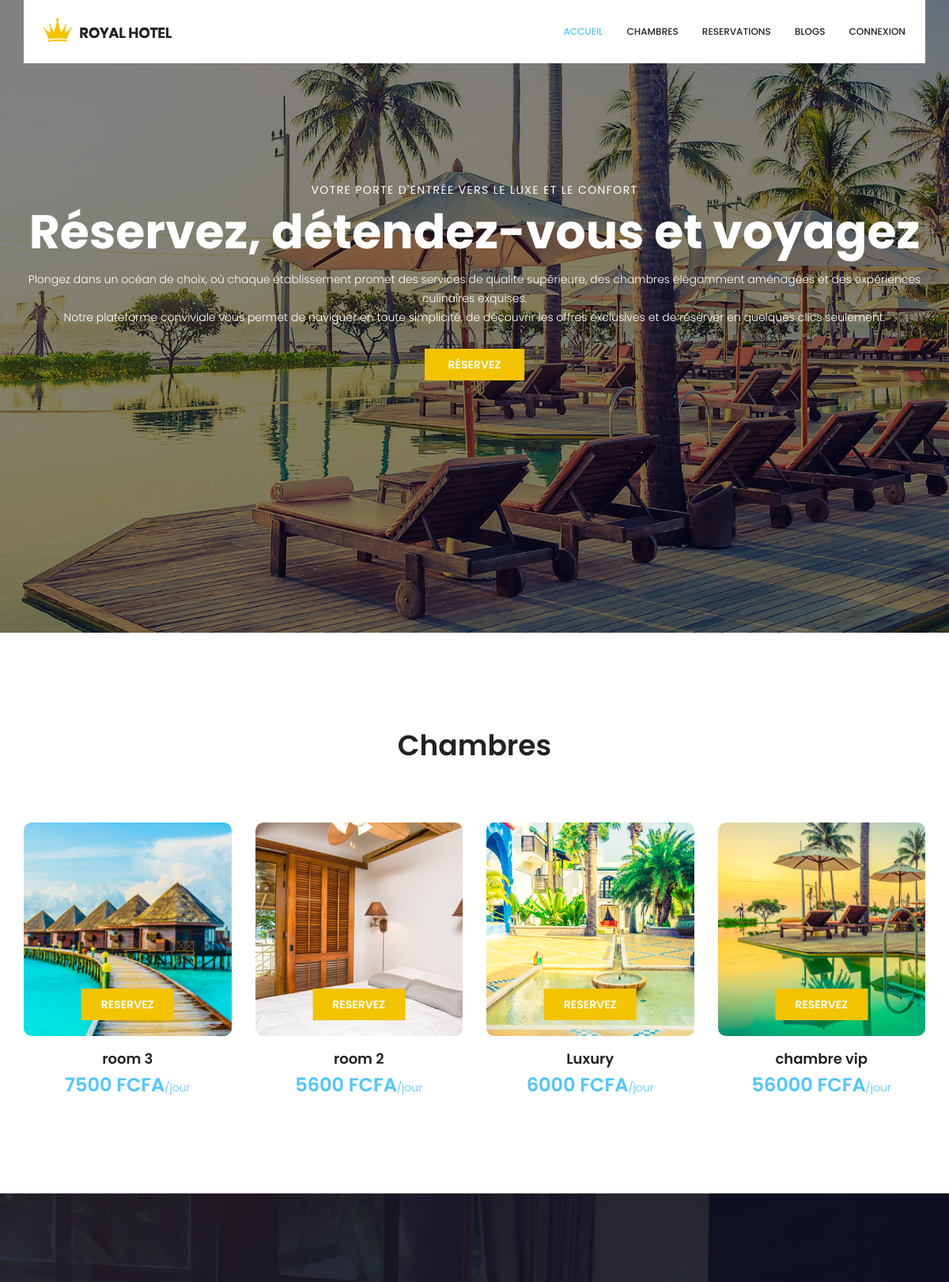
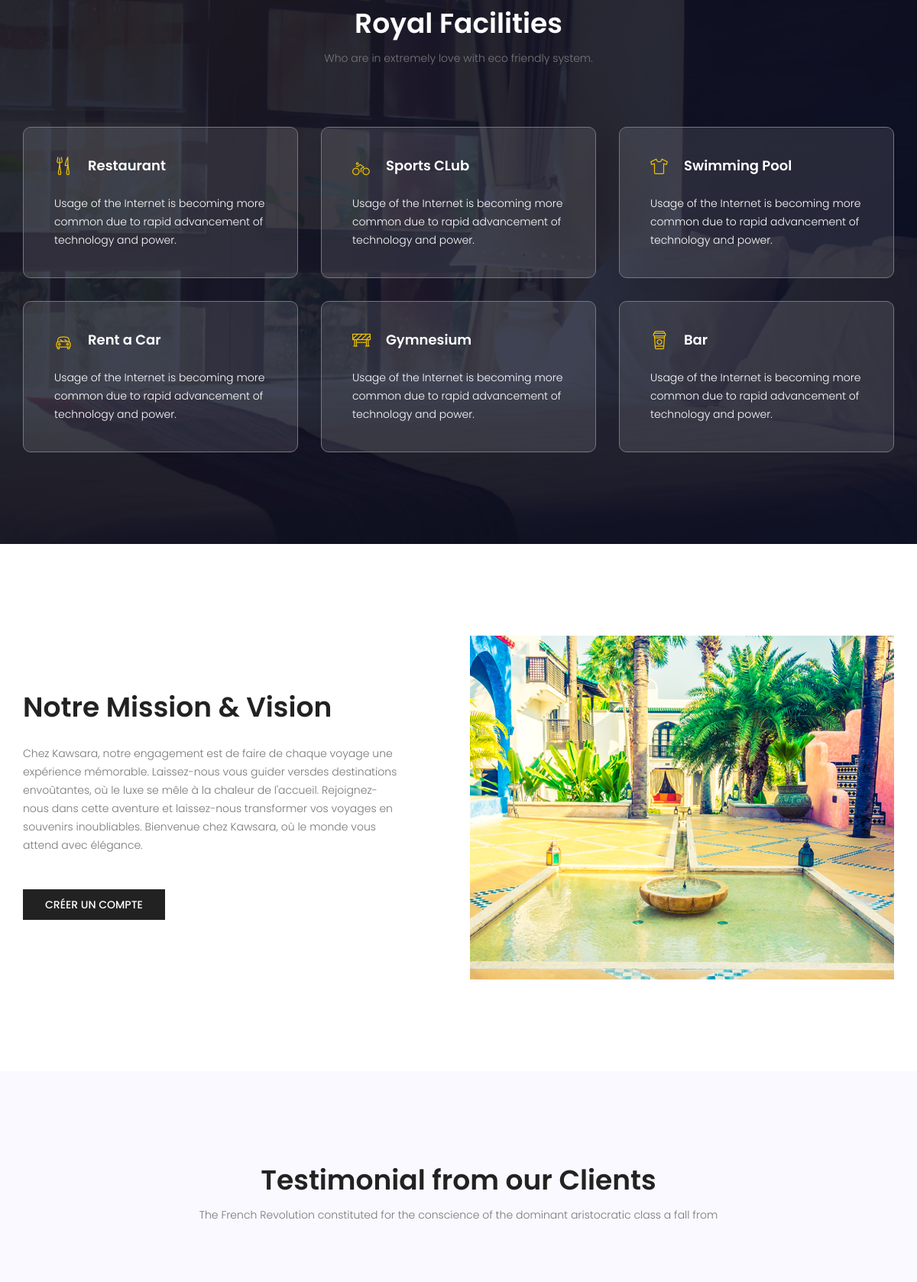
The page / (upper part) on the database its author committed (2 pictures, top to bottom).
### tables this page shows
CREATE TABLE `chambres` (
  `id` int(11) NOT NULL,
  `nom` varchar(255) NOT NULL,
  `prix` double NOT NULL,
  `description` text NOT NULL,
  `image` varchar(255) NOT NULL,
  `statut` int(11) NOT NULL DEFAULT 0
);

### controllers/homeController.php (called while the page is built)
<?php
$chambres = recupererTousLesChambres();
require_once("views/home.php");

### models/database.php (called while the page is built, shortened)
<?php
try {
    $db = new PDO("mysql:host=localhost;dbname=kawsara", "root", "");
} catch (PDOException $th) {
    setMessage($th->getMessage(), "danger");
}
function recupererTousLesChambres()
{
    global $db;
    try {
        $q = $db->prepare("SELECT * FROM chambres WHERE statut = 0 ORDER BY id DESC");
        $q->execute();
        return $q->fetchAll(PDO::FETCH_OBJ);
    } catch (PDOException $th) {
        setMessage($th->getMessage(), "danger");
    }
}

### views/home.php (the view, shortened to what this page needs)
<section class="banner_area">
    <div class="booking_table d_flex align-items-center">
        <div class="overlay bg-parallax" data-stellar-ratio="0.9" data-stellar-vertical-offset="0" data-background=""></div>
        <div class="container">
            <div class="banner_content text-center">
                <h6>Votre porte d'entrée vers le luxe et le confort</h6>
                <h2>Réservez, détendez-vous et voyagez</h2>
                <p class="h5">
                    Plongez dans un océan de choix, où chaque établissement promet des services
                    de qualité supérieure, des chambres élégamment aménagées et des expériences culinaires exquises. <br>
                    Notre plateforme conviviale vous permet de naviguer en toute simplicité, de découvrir les offres exclusives
                    et de réserver en quelques clics seulement.
                </p>
                <a href="?page=reservation" class="btn theme_btn button_hover">Réservez</a>
            </div>
        </div>
    </div>
</section>
<section class="accomodation_area section_gap">
    <div class="container">
        <div class="section_title text-center">
            <h2 class="title_color">Chambres</h2>
        </div>
        <div class="row mb_30">
            <?php foreach ($chambres as $key => $c) : ?>
                <?php if ($key < 8) : ?>
                    <div class="col-lg-3 col-sm-6" id="<?= $c->id ?>">
                        <div class="accomodation_item text-center">
                            <div class="hotel_img">
                                <img src="images/<?= $c->image ?>" height="270" alt="">
                                <?php if ($c->statut == 0) : ?>
                                    <a href="?page=reservation&id=<?= $c->id ?>" class="btn theme_btn button_hover">Reservez</a>
                                <?php else : ?>
                                    <a href="?page=reservation&id=<?= $c->id ?>" class="btn theme_btn btn-danger button_hover">Occupée <br> jusqu'à <br> <?= date("d/m/Y", strtotime(dateFin($c->id))) ?></a>
                                <?php endif; ?>
                            </div>
                            <a href="?page=detailChambre&id=<?= $c->id ?>">
                                <h4 class="sec_h4"><?= $c->nom ?></h4>
                            </a>
                            <h5><?= $c->prix ?> FCFA<small>/jour</small></h5>
                        </div>
                    </div>
                <?php endif; ?>
            <?php endforeach; ?>
        </div>
    </div>
</section>
<section class="facilities_area section_gap">
    <div class="overlay bg-parallax" data-stellar-ratio="0.8" data-stellar-vertical-offset="0" data-background="">
    </div>
    <div class="container">
        <div class="section_title text-center">
            <h2 class="title_w">Royal Facilities</h2>
            <p>Who are in extremely love with eco friendly system.</p>
        </div>
        <div class="row mb_30">
            <div class="col-lg-4 col-md-6">
                <div class="facilities_item">
                    <h4 class="sec_h4"><i class="lnr lnr-dinner"></i>Restaurant</h4>
                    <p>Usage of the Internet is becoming more common due to rapid advancement of technology and power.</p>
                </div>
            </div>
            <div class="col-lg-4 col-md-6">
                <div class="facilities_item">
                    <h4 class="sec_h4"><i class="lnr lnr-bicycle"></i>Sports CLub</h4>
                    <p>Usage of the Internet is becoming more common due to rapid advancement of technology and power.</p>
                </div>
            </div>
            <div class="col-lg-4 col-md-6">
                <div class="facilities_item">
                    <h4 class="sec_h4"><i class="lnr lnr-shirt"></i>Swimming Pool</h4>
                    <p>Usage of the Internet is becoming more common due to rapid advancement of technology and power.</p>
                </div>
            </div>
            <div class="col-lg-4 col-md-6">
                <div class="facilities_item">
                    <h4 class="sec_h4"><i class="lnr lnr-car"></i>Rent a Car</h4>
                    <p>Usage of the Internet is becoming more common due to rapid advancement of technology and power.</p>
                </div>
            </div>
            <div class="col-lg-4 col-md-6">
                <div class="facilities_item">
                    <h4 class="sec_h4"><i class="lnr lnr-construction"></i>Gymnesium</h4>
                    <p>Usage of the Internet is becoming more common due to rapid advancement of technology and power.</p>
                </div>
            </div>
            <div class="col-lg-4 col-md-6">
                <div class="facilities_item">
                    <h4 class="sec_h4"><i class="lnr lnr-coffee-cup"></i>Bar</h4>
                    <p>Usage of the Internet is becoming more common due to rapid advancement of technology and power.</p>
                </div>
            </div>
        </div>
    </div>
</section>
<section class="about_history_area section_gap">
    <div class="container">
        <div class="row">
            <div class="col-md-6 d_flex align-items-center">
                <div class="about_content ">
                    <h2 class="title title_color">Notre Mission & Vision</h2>
                    <p>
                        Chez Kawsara, notre engagement est de faire de chaque voyage une expérience mémorable.
                        Laissez-nous vous guider versdes destinations envoûtantes, où le luxe
                        se mêle à la chaleur de l'accueil. Rejoignez-nous dans cette aventure et laissez-nous
                        transformer vos voyages en souvenirs inoubliables. Bienvenue chez Kawsara, où le monde
                        vous attend avec élégance.
                    </p>
                    <a href="?page=register" class="button_hover theme_btn_two">Créer un compte</a>
                </div>
            </div>
            <div class="col-md-6">
                <img class="img-fluid" src="assets/image/about_bg.jpg" alt="img">
            </div>
        </div>
    </div>
</section>
<section class="testimonial_area section_gap">
    <div class="container">
        <div class="section_title text-center">
            <h2 class="title_color">Testimonial from our Clients</h2>
            <p>The French Revolution constituted for the conscience of the dominant aristocratic class a fall from </p>
        </div>
    </div>
</section>

### assets/css/style.css (style rules this page uses)
a { text-decoration: none; -webkit-transition: all 0.3s ease-in-out; -o-transition: all 0.3s ease-in-out; transition: all 0.3s ease-in-out; }
body { line-height: 24px; font-size: 14px; font-family: "Poppins", sans-serif; font-weight: 300; color: #777777; }
section { background: #fff; }
h1, h2, h3, h4, h5, h6 { font-family: "Poppins", sans-serif; font-weight: 600; }
@media (min-width: 1200px) { .container { max-width: 1170px; } }
.section_gap { padding: 120px 0; }
.d_flex { display: -webkit-box; display: -ms-flexbox; display: flex; }
.mb_30 { margin-bottom: -30px; }
.section_title { margin-bottom: 75px; }
.section_title h2 { font-size: 36px; line-height: 45px; font-weight: 600; }
.section_title p { font-size: 14px; line-height: 30px; color: #777777; margin-bottom: 0px; }
.title_color { color: #222222; }
.title_w { color: #fff; }
.title { font-size: 36px; line-height: 45px; font-weight: 600; }
.theme_btn { font-size: 14px; line-height: 30px; text-transform: uppercase; color: #fff; font-weight: 600; background: #f3c300; padding: 5px 30px; }
.theme_btn:before { background: #f8b100; }
.button_hover { border-radius: 0px; position: relative; z-index: 1; -webkit-transition: all 0.3s linear; -o-transition: all 0.3s linear; transition: all 0.3s linear; overflow: hidden; border: 0px; display: inline-block; text-align: center; }
.button_hover:before { content: ""; width: 100%; height: 100%; left: 0; top: 0; position: absolute; -webkit-transform: translateX(-100%); -ms-transform: translateX(-100%); transform: translateX(-100%); z-index: -1; background: #f8b100; -webkit-transition: all 0.3s linear; -o-transition: all 0.3s linear; transition: all 0.3s linear; opacity: 0; }
.theme_btn_two { font-size: 14px; font-weight: 500; line-height: 30px; background: #222222; color: #fff; text-transform: uppercase; padding: 5px 29px; }
.banner_area { background: #04091e; position: relative; z-index: 1; }
.banner_area .bg-parallax { background: url("../image/banner_bg.jpg") no-repeat scroll center 0/cover; opacity: 0.50; }
.booking_table { position: relative; overflow: hidden; width: 100%; min-height: 800px; }
.overlay { position: absolute; left: 0; right: 0; top: 0; height: 125%; bottom: 0; z-index: -1; }
.banner_content { color: #fff; margin-bottom: 94px; }
.banner_content h6 { font-size: 14px; line-height: 30px; text-transform: uppercase; letter-spacing: 1.4px; font-weight: 400; }
.banner_content h2 { font-size: 60px; line-height: 60px; font-weight: 700; }
.banner_content p { font-weight: 300; font-size: 14px; line-height: 24px; padding: 10px 0px 20px; }
.accomodation_item { margin-bottom: 30px; }
.accomodation_item .hotel_img { position: relative; margin-bottom: 10px; overflow: hidden; border-radius: 10px; }
.accomodation_item .hotel_img img { -webkit-transition: all 0.4s linear; -o-transition: all 0.4s linear; transition: all 0.4s linear; }
.accomodation_item .hotel_img .theme_btn { position: absolute; bottom: 20px; left: 50%; -webkit-transform: translate(-50%); -ms-transform: translate(-50%); transform: translate(-50%); padding: 5px 25px; max-width: 128px; }
.accomodation_item h5 { font-size: 24px; line-height: 28px; color: #52c5fd; font-weight: 600; margin-bottom: 0px; }
.accomodation_item h5 small { font-weight: 300; font-size: 14px; }
.sec_h4 { font-size: 18px; line-height: 38px; font-weight: 600; color: #222222; margin-bottom: 0px; }
.facilities_area { position: relative; z-index: 1; background: #04091e; overflow: hidden; }
.facilities_area .bg-parallax { background: url("../image/facilites_bg.jpg") no-repeat scroll center 0/cover; opacity: 0.15; }
.facilities_item { border: 1px solid #777777; border-radius: 10px; background-color: rgba(249, 249, 255, 0.102); padding: 31px 40px 37px; color: #fff; margin-bottom: 30px; }
.facilities_item .sec_h4 { padding-bottom: 18px; color: #fff; }
.facilities_item .sec_h4 i { color: #f3c300; font-size: 24px; line-height: 38px; display: inline-block; vertical-align: bottom; padding-right: 20px; }
.facilities_item p { font-size: 14px; line-height: 24px; margin-bottom: 0px; }
.about_content { padding-right: 60px; }
.about_content p { padding: 18px 0px 30px; }
.testimonial_area { background: #f9f9ff; }
h2 { font-size: 30px; }
h4 { font-size: 18px; }
h5 { font-size: 16px; }
h6 { font-size: 14px; }
h1, h2, h3, h4, h5, h6 { line-height: 1.5em; }

### rows shown on the page
chambres: image (picture), nom "room 3", prix "7500"
chambres: image (picture), nom "room 2", prix "5600"
chambres: image (picture), nom "Luxury", prix "6000"
chambres: image (picture), nom "chambre vip", prix "56000"
